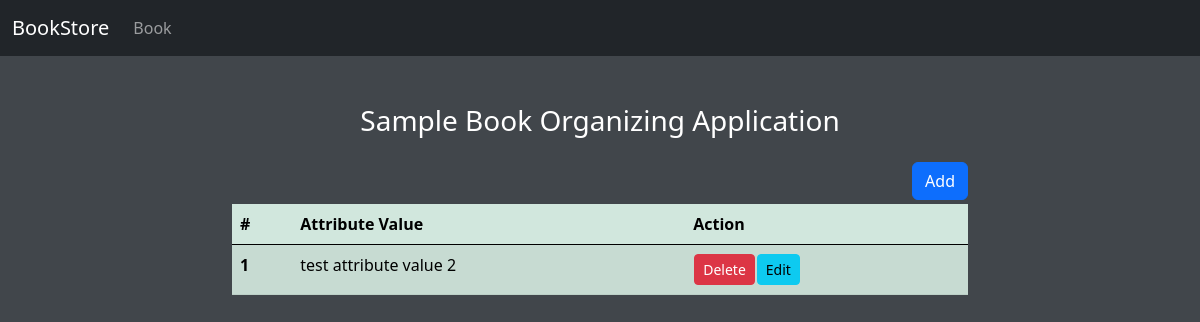
The app's page /attribute-value/, older data.
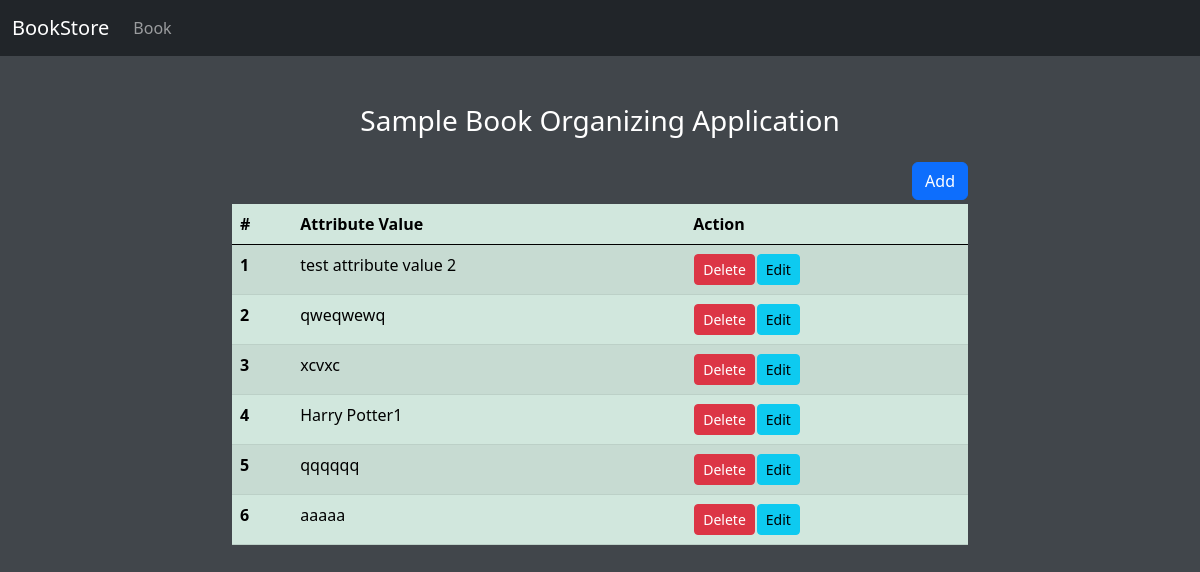
The same page, newer data.
### core/models.py (models this page shows, shortened)
class AttributeValue(models.Model):
    attribute_value = models.CharField(max_length=100, unique=True)

### core/views.py (the view)
# urls.py: path('attribute-value/', AttributeValueList.as_view(), name='attribute-value'),
class AttributeValueList(View):
    def get(self, request):
        attributevalue_data = AttributeValue.objects.all()
        return render(request, 'core/attributevalue.html', {'attributevaluedata' : attributevalue_data})

### core/templates/core/attributevalue.html (shortened to what this page needs)
{% extends 'core/base.html' %}
{% block main_content %}
<section class="container">
    <div class="row justify-content-around text-center text-white mt-5">
        <div class="col-sm-8">
            <h3>Sample Book Organizing Application</h3>
        </div>
    </div>
    <div class="row justify-content-around mt-3">
        <div class="col-sm-8">
            <a href="{% url 'addattribute-value' %}" class='btn btn-primary float-end'>Add</a>
        </div>
    </div>
    <div class="row justify-content-around text-white mt-1">
        <div class="col-sm-8">
            <table class="table table-success table-striped">
                <thead>
                    <tr>
                      <th scope="col">#</th>
                      <th scope="col">Attribute Value</th>
                      <th scope="col">Action</th>
                    </tr>
                </thead>
                <tbody>
                {% for i in attributevaluedata %}
                    <tr>
                      <th scope="row">{{forloop.counter}}</th>
                      <td>{{i.attribute_value}}</td>
                      <td class="aline-inline">
                        <table>
                            <tr>
                                <td>
                                    <form action="{% url 'delete-attributevalue' %}" method="post">
                                        <input type="submit" value="Delete" class="btn btn-danger btn-sm">
                                    </form>
                                </td>
                                <td>
                                    <a href="{% url 'edit-attribute-value' i.id %}" class="btn btn-info btn-sm">Edit</a>
                                </td>
                            </tr>
                        </table>
                      </td>
                    </tr>
                {% endfor %}
                </tbody>
            </table>
        </div>
    </div>
</section>
{% endblock main_content %}

Row changes from the older to the newer data that the page shows:
added AttributeValue: attribute_value "qweqwewq"
added AttributeValue: attribute_value "xcvxc"
added AttributeValue: attribute_value "Harry Potter1"
added AttributeValue: attribute_value "qqqqqq"
added AttributeValue: attribute_value "aaaaa"
